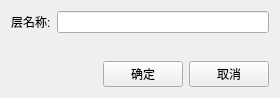
<?xml version="1.0" encoding="UTF-8"?>
<ui version="4.0">
 <class>MYCollaborativeUserNameDialog</class>
 <widget class="QWidget" name="MYCollaborativeUserNameDialog">
  <property name="geometry">
   <rect>
    <x>0</x>
    <y>0</y>
    <width>280</width>
    <height>87</height>
   </rect>
  </property>
  <property name="windowTitle">
   <string>MYCollaborativeUserNameDialog</string>
  </property>
  <layout class="QVBoxLayout" name="verticalLayout_2" stretch="1,0">
   <property name="leftMargin">
    <number>0</number>
   </property>
   <property name="topMargin">
    <number>0</number>
   </property>
   <property name="rightMargin">
    <number>0</number>
   </property>
   <property name="bottomMargin">
    <number>0</number>
   </property>
   <item>
    <widget class="QWidget" name="widget_2" native="true">
     <layout class="QHBoxLayout" name="horizontalLayout_3">
      <item>
       <layout class="QHBoxLayout" name="horizontalLayout_2">
        <item>
         <widget class="QLabel" name="label">
          <property name="text">
           <string>层名称:</string>
          </property>
         </widget>
        </item>
        <item>
         <widget class="MYNameLineEdit" name="lineEdit_LayerName"/>
        </item>
       </layout>
      </item>
     </layout>
    </widget>
   </item>
   <item>
    <widget class="QWidget" name="widget" native="true">
     <layout class="QHBoxLayout" name="horizontalLayout">
      <item>
       <spacer name="horizontalSpacer">
        <property name="orientation">
         <enum>Qt::Horizontal</enum>
        </property>
        <property name="sizeHint" stdset="0">
         <size>
          <width>40</width>
          <height>20</height>
         </size>
        </property>
       </spacer>
      </item>
      <item>
       <widget class="QPushButton" name="pushButton_OK">
        <property name="text">
         <string>确定</string>
        </property>
       </widget>
      </item>
      <item>
       <widget class="QPushButton" name="pushButton_Cancel">
        <property name="text">
         <string>取消</string>
        </property>
       </widget>
      </item>
     </layout>
    </widget>
   </item>
  </layout>
 </widget>
 <layoutdefault spacing="6" margin="11"/>
 <customwidgets>
  <customwidget>
   <class>MYNameLineEdit</class>
   <extends>QLineEdit</extends>
   <header>MYScenarioLib/MYNameLineEdit.h</header>
  </customwidget>
 </customwidgets>
 <resources/>
 <connections/>
</ui>
